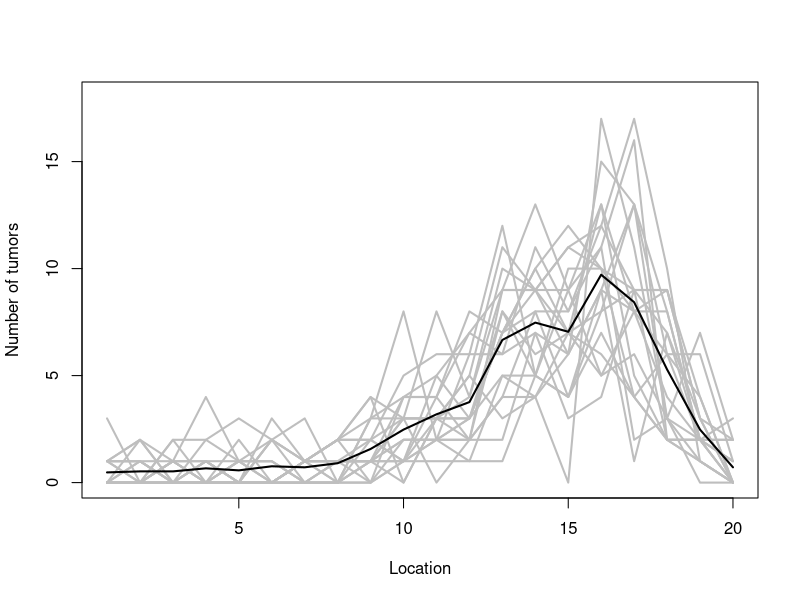

Reproduce this figure in R. (Note: this script raises an error after producing the figure.)
library(coda)
library(MCMCpack)

tumor.data <- read.table("Tumor_counts.txt",header=FALSE)
Y <- as.matrix(tumor.data)

## Each row is a mouse
dim(tumor.data)

## Number of observations per mouse
n.j <- dim(tumor.data)[2]
## Number of mice
m <- dim(tumor.data)[1]


## Plotting the data
par(mfrow=c(1,1))

plot(1:20,Y[1,],type="l",xlab="Location",ylab="Number of tumors",lwd=2,lty=1,col="grey",ylim=c(0,18))
for(j in 2:m){
  lines(1:20,Y[j,],type="l",lwd=2,lty=1,col="grey")
}
lines(1:20,apply(Y,2,mean),col="black",lwd=2,lty=1,type="l")


## Creating the X matrix: each tumor number is a function of the tumor location
## and we model the relationship using a fourth degree polynomial
p <- 5
X <- matrix(0,nrow=n.j,ncol=5)
for(i in 1:n.j){
  X[i,] <- c(1,(i/20),(i/20)^2,(i/20)^3,(i/20)^4)
}


########################
### Prior distributions
########################

## Fitting a separate linear regression on the log average number of tumor per mouse
beta.ols <- matrix(0,nrow=m,ncol=5)
for(j in 1:m){
  log.data.mouse <- rep(0,20)
  for(i in 1:20){
    log.data.mouse[i] <- log(Y[j,i]+(i/20))	
  }
  beta.ols[j,] <- solve(t(X)%*%X)%*%(t(X)%*%matrix(log.data.mouse,nrow=20,ncol=1))	
}

mu0 <- apply(beta.ols,2,mean) # or colMeans(beta.ols)
Lambda0 <- cov(beta.ols)

eta0 <- 7
S0 <- Lambda0


init.beta <- beta.ols
init.mu <- mu0
init.Sigma <- Lambda0


Y.vect <- as.vector(t(Y)) # vectorize the matrix. as.vector() does vecterization of a matrix column by column, so here I transpose Y
Y[1,]-Y.vect[1:20] # check

X.rep <- rep(X[,2],21) #repeate X[,2] (i.e., i/20, i=1,...,20) for 21 times

id <- rep(1:21,each=20)

Data <- data.frame(Y=Y.vect, X1=X.rep, X2=X.rep^2, X3=X.rep^3, X4=X.rep^4, id=id)

model <- MCMChpoisson(fixed=Y~X1+X2+X3+X4, random=~X1+X2+X3+X4, group="id",
                      data=Data, burnin=1000, mcmc=10000, thin=1,verbose=1,
                      seed=0, 
                      beta.start=init.mu, Vb.start=init.Sigma, 
                      mubeta=mu0, Vbeta=Lambda0,
                      r=eta0, R=S0/eta0)

# Note that for Hierarchical Poisson Linear model,  
# the MCMCpack uses the blocked Gibbs sampler of Chib and Carlin (1999), not Gibbs with Metropolis algorithm
# and does not provide the tuning option for the acceptance rate in the blocked Gibbs sampler.
# But for ordinary Poisson Linear model, MCMCpoisson has the "tune" argument for the Metropolis algorithm.


attributes(model$mcmc) # burnin samples are discarded.
summary(model$mcmc)
mcmc.beta.X1 <- as.numeric(model$mcmc[,"beta.X1"]) # change to numeric, other the index uses the iteration #.
acf(mcmc.beta.X1)
